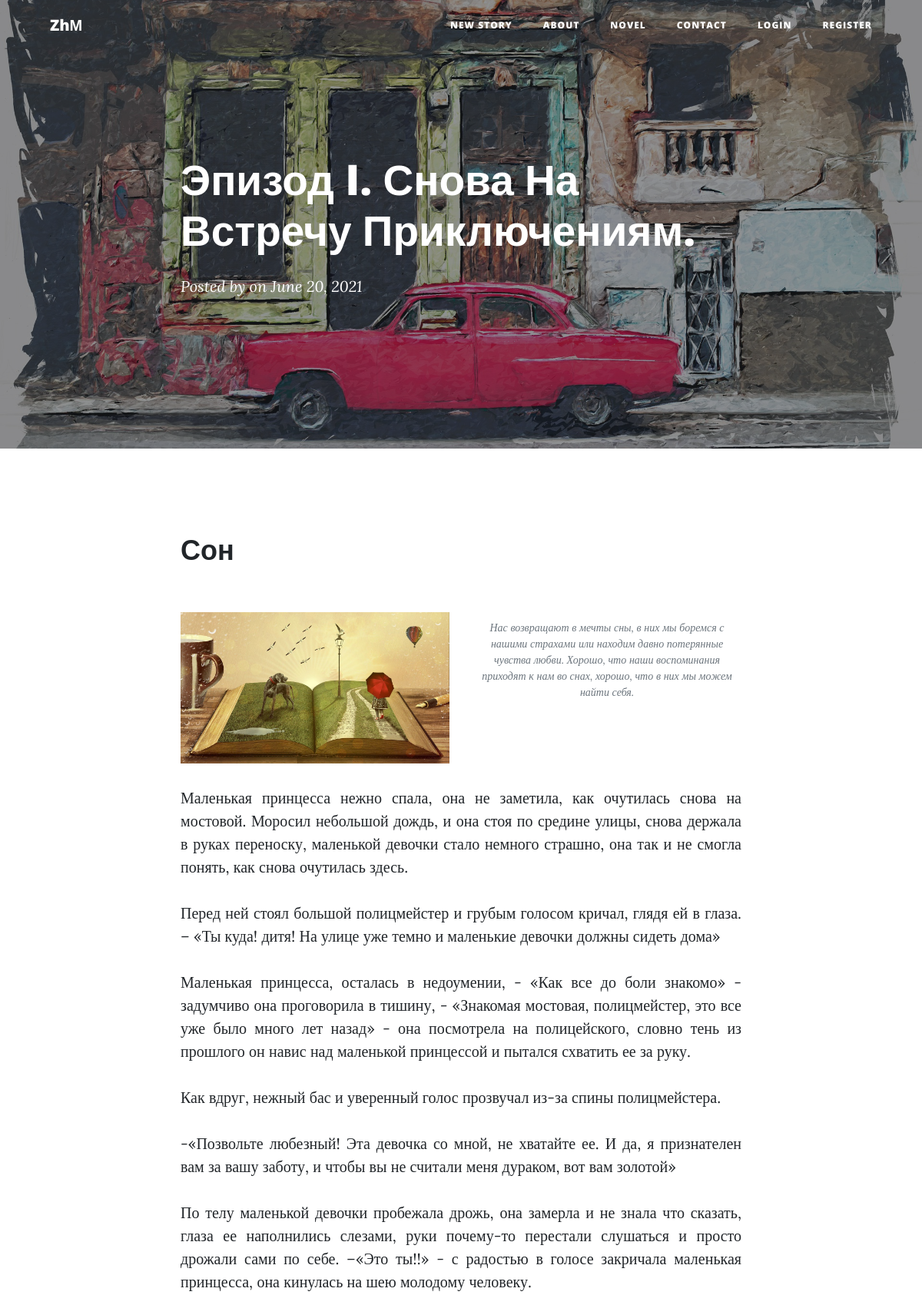
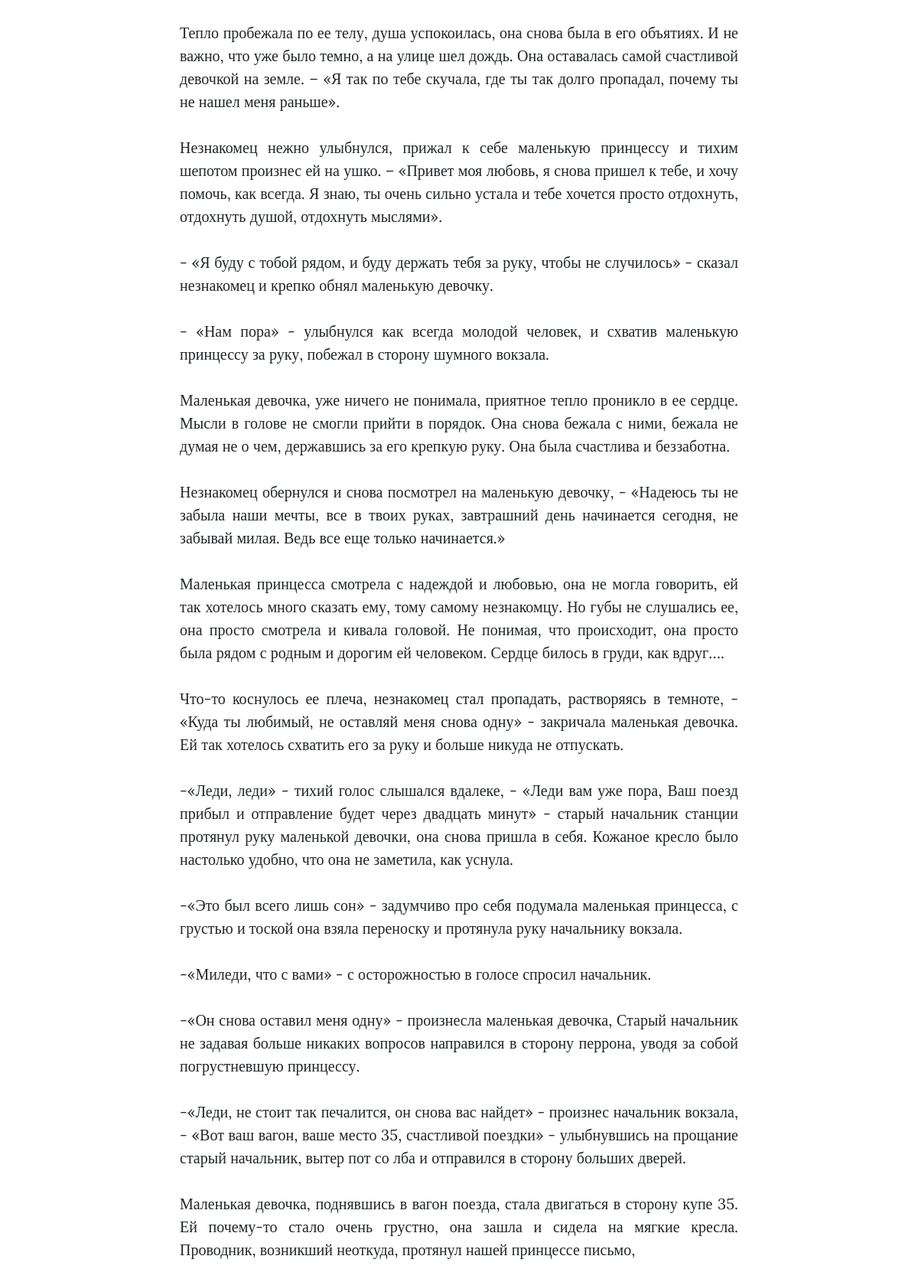
/post/6 (upper part), run on the app's committed database (2 pictures, top to bottom).
### main.py (models this page shows)
class Stories(db.Model):
    __tablename__ = "stories"
    id = db.Column(db.Integer, primary_key=True)
    date = db.Column(db.String(10), nullable=False)
    title = db.Column(db.String(250), nullable=False)
    chapter = db.Column(db.String(250), nullable=False)
    subtitle = db.Column(db.String(250), nullable=False)
    body = db.Column(db.String, nullable=False)
    img = db.Column(db.String)
    main_img = db.Column(db.String)
    new_story = db.Column(db.Boolean)
    comments = relationship("Comment", back_populates="parent_stories")

### main.py (the view, shortened to what this page needs)
@app.route('/post/<int:index>', methods=['POST', 'GET'])
def show_post(index):
    form = Comments()
    stories = Stories.query.get(index)
    requested_post = Stories.query.get(index)
    return render_template('post.html', post=requested_post, datetime=datetime, dt=dt, form=form)

### templates/post.html (shortened to what this page needs)
{% import 'bootstrap/wtf.html' as wtf %}
{% include 'header.html' %}
        <header class="masthead" style="background-image: url({{ url_for('static', filename='assets/img-stories/'
        + post['main_img']|string)}})">
            <div class="overlay"></div>
            <div class="container">
                <div class="row">
                    <div class="col-lg-8 col-md-10 mx-auto">
                        <div class="post-heading">
                            <h1>{{ post['chapter'] }}</h1>
                            <span class="meta">
                                Posted by
                                on {{ dt.fromisoformat(post['date']).strftime('%B %d, %Y') }}
                            </span>
                        </div>
                    </div>
                </div>
            </div>
        </header>
        <article>
            <div class="container">
                <div class="row">
                    <div class="col-lg-8 col-md-10 mx-auto">
                        <h2 class="section-heading">{{ post['title'] }}</h2>
                        <div class="row">
                         <div class="col-lg-6 col-md-12 mx-auto">
                            <img class="img-fluid" src="{{ url_for('static', filename='assets/img-stories/'
                            + post['img']|string)}}" alt="..." />
                         </div>
                         <div class="col-lg-6 col-md-12 mx-auto">
                            <span class="caption text-muted">{{ post['subtitle'] }}</span>
                         </div>
                        </div>
                        {% for text in post["body"].split("\n") %}
                        <p>{{ text }}</p>
                        {% endfor %}
                    </div>
                </div>
            </div>
        </article>
 {% include 'footer.html' %}

### templates/header.html (shortened to what this page needs)
<!DOCTYPE html>
<html lang="en">
    <head>
        <link href="{{ url_for('static', filename='css-cleanBlog/styles.css') }}" rel="stylesheet">
        <link href="{{ url_for('static', filename='css-cleanBlog/team.css') }}" rel="stylesheet">
        <link rel="stylesheet" href="{{ url_for('static', filename='css-cleanBlog/novel.css') }}">
        <link rel="stylesheet" href="{{ url_for('static', filename='css-cleanBlog/letter.css') }}">
        <link rel="stylesheet" href="{{ url_for('static', filename='css-cleanBlog/clean-blog.min.css') }}">
    </head>
    <body>
        <nav class="navbar navbar-expand-lg navbar-light fixed-top" id="mainNav">
            <div class="container">
                <a class="navbar-brand" href="{{ '/home' }}">ZhМ</a>
                <div class="collapse navbar-collapse" id="navbarResponsive">
                    <ul class="navbar-nav ml-auto">
                        <li class="nav-item"><a class="nav-link" href="{{ '/home' }}">New Story</a></li>
                        <li class="nav-item"><a class="nav-link" href="{{ '/about' }}">About</a></li>
                        <li class="nav-item"><a class="nav-link" href="{{ '/novel' }}">Novel</a></li>
                        <li class="nav-item"><a class="nav-link" href="{{ '/contact' }}">Contact</a></li>
                        {% if current_user.is_authenticated %}
                        <li class="nav-item"><a class="nav-link" href="{{ url_for('logout') }}">Logout</a></li>
                        {% else %}
                        <li class="nav-item"><a class="nav-link" href="{{ url_for('login') }}">Login</a></li>
                        <li class="nav-item"><a class="nav-link" href="{{ url_for('register') }}">Register</a></li>
                        {% endif %}
                    </ul>
                </div>
            </div>
        </nav>

### templates/footer.html (shortened to what this page needs)
    </body>
</html>

### data on the page
Stories: main_img (picture), chapter "Эпизод I. Снова На Встречу Приключениям.", fromisoformat "June 20, 2021", title "Сон", img (picture), subtitle "Нас возвращают в мечты сны, в них мы боремся с нашими страхами или находим давно потерянные чувства любви. Хорошо, что наши воспоминания приходят к нам во снах, хорошо, что в них мы можем найти себя."

### other printed values
{{ text }} "Перед ней стоял большой полицмейстер и грубым голосом кричал, глядя ей в глаза. – «Ты куда! дитя! На улице уже темно и маленькие девочки должны сидеть дома»" "Как вдруг, нежный бас и уверенный голос прозвучал из-за спины полицмейстера." "-«Позвольте любезный! Эта девочка со мной, не хватайте ее. И да, я признателен вам за вашу заботу, и чтобы вы не считали меня дураком, вот вам золотой»" "- «Я буду с тобой рядом, и буду держать тебя за руку, чтобы не случилось» - сказал незнакомец и крепко обнял маленькую девочку." "- «Нам пора» - улыбнулся как всегда молодой человек, и схватив маленькую принцессу за руку, побежал в сторону шумного вокзала." "-«Это был всего лишь сон» - задумчиво про себя подумала маленькая принцесса, с грустью и тоской она взяла переноску и протянула руку начальнику вокзала." "-«Миледи, что с вами» - с осторожностью в голосе спросил начальник." "-«Он снова оставил меня одну» - произнесла маленькая девочка, Старый начальник не задавая больше никаких вопросов направился в сторону перрона, уводя за собой погрустневшую принцессу."
